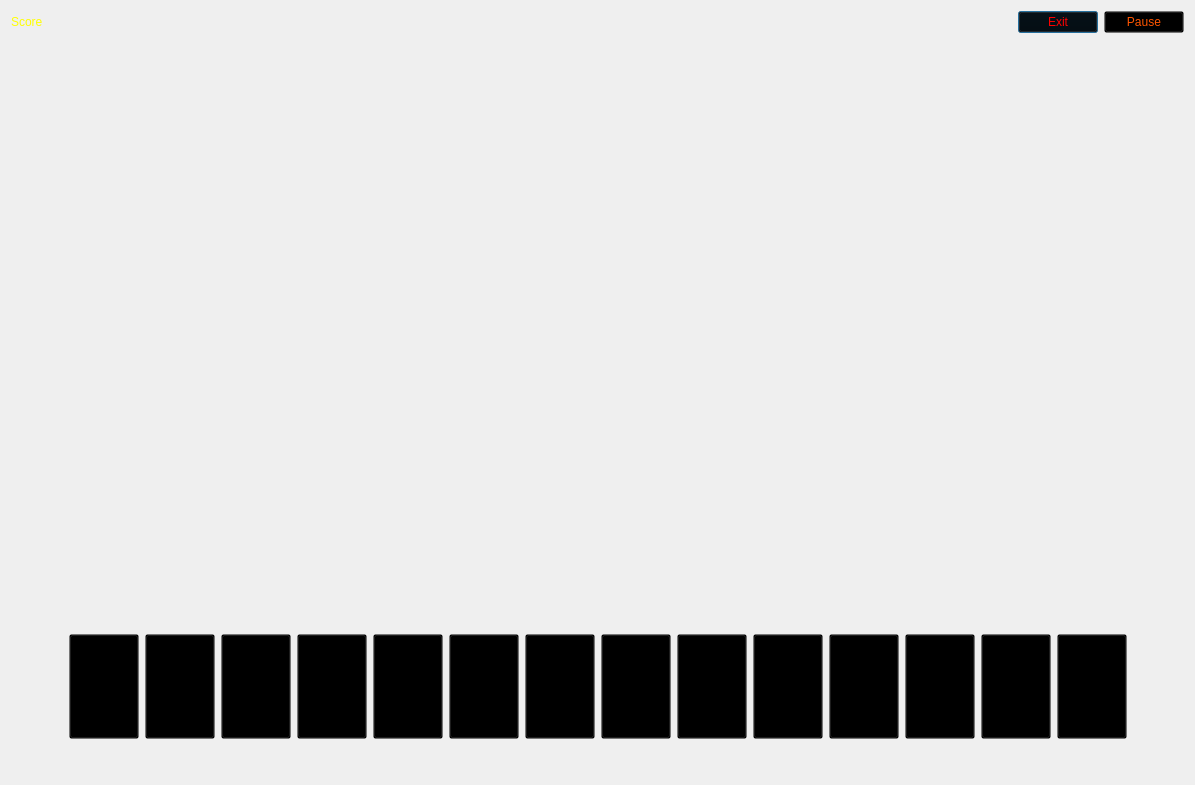
<?xml version="1.0" encoding="UTF-8"?>
<ui version="4.0">
 <class>Game</class>
 <widget class="QDialog" name="Game">
  <property name="geometry">
   <rect>
    <x>0</x>
    <y>0</y>
    <width>1195</width>
    <height>785</height>
   </rect>
  </property>
  <property name="sizePolicy">
   <sizepolicy hsizetype="Maximum" vsizetype="Maximum">
    <horstretch>0</horstretch>
    <verstretch>0</verstretch>
   </sizepolicy>
  </property>
  <property name="windowTitle">
   <string>Game</string>
  </property>
  <property name="windowIcon">
   <iconset resource="../Resource.qrc">
    <normaloff>:/Resource/Icons/gamepad-solid.svg</normaloff>:/Resource/Icons/gamepad-solid.svg</iconset>
  </property>
  <property name="styleSheet">
   <string notr="true">border-image: url(:/Resource/Game/loginBG.jpg);
font: italic 32pt &quot;Monotype Corsiva&quot;;
color: rgb(255, 0, 0);
</string>
  </property>
  <layout class="QGridLayout" name="gridLayout">
   <item row="0" column="0">
    <layout class="QHBoxLayout" name="horizontalLayout_2">
     <item>
      <widget class="QLabel" name="label_2">
       <property name="styleSheet">
        <string notr="true">border-image: url(:/Pictures/Game/Background.png);
background: transparent;
color: rgb(255, 255, 0);</string>
       </property>
       <property name="text">
        <string>Score</string>
       </property>
      </widget>
     </item>
     <item>
      <widget class="QLabel" name="ScoreLabel">
       <property name="styleSheet">
        <string notr="true">border-image: url(:/Pictures/Game/Background.png);
color: rgb(0, 170, 0);
background: transparent;</string>
       </property>
       <property name="text">
        <string/>
       </property>
      </widget>
     </item>
     <item>
      <spacer name="horizontalSpacer_6">
       <property name="orientation">
        <enum>Qt::Horizontal</enum>
       </property>
       <property name="sizeHint" stdset="0">
        <size>
         <width>40</width>
         <height>20</height>
        </size>
       </property>
      </spacer>
     </item>
    </layout>
   </item>
   <item row="0" column="1">
    <layout class="QHBoxLayout" name="horizontalLayout_5">
     <item>
      <spacer name="horizontalSpacer_5">
       <property name="orientation">
        <enum>Qt::Horizontal</enum>
       </property>
       <property name="sizeHint" stdset="0">
        <size>
         <width>40</width>
         <height>20</height>
        </size>
       </property>
      </spacer>
     </item>
     <item>
      <widget class="QPushButton" name="Exit">
       <property name="styleSheet">
        <string notr="true">border-image: url(:/Pictures/Game/Background.png);
background: transparent;
color: rgb(255, 0, 0);</string>
       </property>
       <property name="text">
        <string>Exit</string>
       </property>
      </widget>
     </item>
     <item>
      <widget class="QPushButton" name="Stop">
       <property name="palette">
        <palette>
         <active>
          <colorrole role="WindowText">
           <brush brushstyle="SolidPattern">
            <color alpha="255">
             <red>255</red>
             <green>255</green>
             <blue>255</blue>
            </color>
           </brush>
          </colorrole>
          <colorrole role="Button">
           <brush brushstyle="SolidPattern">
            <color alpha="0">
             <red>0</red>
             <green>0</green>
             <blue>0</blue>
            </color>
           </brush>
          </colorrole>
          <colorrole role="Text">
           <brush brushstyle="SolidPattern">
            <color alpha="255">
             <red>255</red>
             <green>255</green>
             <blue>255</blue>
            </color>
           </brush>
          </colorrole>
          <colorrole role="ButtonText">
           <brush brushstyle="SolidPattern">
            <color alpha="255">
             <red>154</red>
             <green>0</green>
             <blue>0</blue>
            </color>
           </brush>
          </colorrole>
          <colorrole role="Base">
           <brush brushstyle="SolidPattern">
            <color alpha="0">
             <red>0</red>
             <green>0</green>
             <blue>0</blue>
            </color>
           </brush>
          </colorrole>
          <colorrole role="Window">
           <brush brushstyle="SolidPattern">
            <color alpha="0">
             <red>0</red>
             <green>0</green>
             <blue>0</blue>
            </color>
           </brush>
          </colorrole>
          <colorrole role="PlaceholderText">
           <brush brushstyle="SolidPattern">
            <color alpha="128">
             <red>255</red>
             <green>255</green>
             <blue>255</blue>
            </color>
           </brush>
          </colorrole>
         </active>
         <inactive>
          <colorrole role="WindowText">
           <brush brushstyle="SolidPattern">
            <color alpha="255">
             <red>255</red>
             <green>255</green>
             <blue>255</blue>
            </color>
           </brush>
          </colorrole>
          <colorrole role="Button">
           <brush brushstyle="SolidPattern">
            <color alpha="0">
             <red>0</red>
             <green>0</green>
             <blue>0</blue>
            </color>
           </brush>
          </colorrole>
          <colorrole role="Text">
           <brush brushstyle="SolidPattern">
            <color alpha="255">
             <red>255</red>
             <green>255</green>
             <blue>255</blue>
            </color>
           </brush>
          </colorrole>
          <colorrole role="ButtonText">
           <brush brushstyle="SolidPattern">
            <color alpha="255">
             <red>154</red>
             <green>0</green>
             <blue>0</blue>
            </color>
           </brush>
          </colorrole>
          <colorrole role="Base">
           <brush brushstyle="SolidPattern">
            <color alpha="0">
             <red>0</red>
             <green>0</green>
             <blue>0</blue>
            </color>
           </brush>
          </colorrole>
          <colorrole role="Window">
           <brush brushstyle="SolidPattern">
            <color alpha="0">
             <red>0</red>
             <green>0</green>
             <blue>0</blue>
            </color>
           </brush>
          </colorrole>
          <colorrole role="PlaceholderText">
           <brush brushstyle="SolidPattern">
            <color alpha="128">
             <red>255</red>
             <green>255</green>
             <blue>255</blue>
            </color>
           </brush>
          </colorrole>
         </inactive>
         <disabled>
          <colorrole role="WindowText">
           <brush brushstyle="SolidPattern">
            <color alpha="255">
             <red>255</red>
             <green>255</green>
             <blue>255</blue>
            </color>
           </brush>
          </colorrole>
          <colorrole role="Button">
           <brush brushstyle="SolidPattern">
            <color alpha="0">
             <red>0</red>
             <green>0</green>
             <blue>0</blue>
            </color>
           </brush>
          </colorrole>
          <colorrole role="Text">
           <brush brushstyle="SolidPattern">
            <color alpha="255">
             <red>255</red>
             <green>255</green>
             <blue>255</blue>
            </color>
           </brush>
          </colorrole>
          <colorrole role="ButtonText">
           <brush brushstyle="SolidPattern">
            <color alpha="255">
             <red>255</red>
             <green>255</green>
             <blue>255</blue>
            </color>
           </brush>
          </colorrole>
          <colorrole role="Base">
           <brush brushstyle="SolidPattern">
            <color alpha="0">
             <red>0</red>
             <green>0</green>
             <blue>0</blue>
            </color>
           </brush>
          </colorrole>
          <colorrole role="Window">
           <brush brushstyle="SolidPattern">
            <color alpha="0">
             <red>0</red>
             <green>0</green>
             <blue>0</blue>
            </color>
           </brush>
          </colorrole>
          <colorrole role="PlaceholderText">
           <brush brushstyle="SolidPattern">
            <color alpha="128">
             <red>255</red>
             <green>255</green>
             <blue>255</blue>
            </color>
           </brush>
          </colorrole>
         </disabled>
        </palette>
       </property>
       <property name="styleSheet">
        <string notr="true">border-image: url(:/Pictures/Game/Background.png);
background: transparent;
color: rgb(255, 85, 0);</string>
       </property>
       <property name="text">
        <string>Pause</string>
       </property>
      </widget>
     </item>
    </layout>
   </item>
   <item row="1" column="0" colspan="2">
    <widget class="QFrame" name="PlayBox">
     <property name="styleSheet">
      <string notr="true">border-image: url(:/Resource/Game/Background.png);</string>
     </property>
     <layout class="QVBoxLayout" name="verticalLayout_4">
      <item>
       <layout class="QHBoxLayout" name="horizontalLayout_9">
        <item>
         <spacer name="horizontalSpacer_12">
          <property name="orientation">
           <enum>Qt::Horizontal</enum>
          </property>
          <property name="sizeHint" stdset="0">
           <size>
            <width>40</width>
            <height>20</height>
           </size>
          </property>
         </spacer>
        </item>
        <item>
         <layout class="QVBoxLayout" name="verticalLayout_3">
          <item>
           <layout class="QHBoxLayout" name="horizontalLayout_8">
            <item>
             <spacer name="horizontalSpacer_7">
              <property name="orientation">
               <enum>Qt::Horizontal</enum>
              </property>
              <property name="sizeHint" stdset="0">
               <size>
                <width>40</width>
                <height>20</height>
               </size>
              </property>
             </spacer>
            </item>
            <item>
             <widget class="QLabel" name="OpponentName">
              <property name="styleSheet">
               <string notr="true">border-image: url(:/Pictures/Game/Background.png);
background: transparent;</string>
              </property>
              <property name="text">
               <string/>
              </property>
             </widget>
            </item>
            <item>
             <spacer name="horizontalSpacer_11">
              <property name="orientation">
               <enum>Qt::Horizontal</enum>
              </property>
              <property name="sizeHint" stdset="0">
               <size>
                <width>40</width>
                <height>20</height>
               </size>
              </property>
             </spacer>
            </item>
           </layout>
          </item>
          <item>
           <layout class="QHBoxLayout" name="horizontalLayout">
            <item>
             <widget class="QLabel" name="BackCard_1">
              <property name="minimumSize">
               <size>
                <width>70</width>
                <height>105</height>
               </size>
              </property>
              <property name="maximumSize">
               <size>
                <width>70</width>
                <height>105</height>
               </size>
              </property>
              <property name="styleSheet">
               <string notr="true">border-image: url(:/Resource/Cards/backskin.png);
background: transparent;</string>
              </property>
              <property name="text">
               <string/>
              </property>
             </widget>
            </item>
            <item>
             <widget class="QLabel" name="BackCard_2">
              <property name="minimumSize">
               <size>
                <width>70</width>
                <height>105</height>
               </size>
              </property>
              <property name="maximumSize">
               <size>
                <width>70</width>
                <height>105</height>
               </size>
              </property>
              <property name="styleSheet">
               <string notr="true">border-image: url(:/Resource/Cards/backskin.png);
background: transparent;</string>
              </property>
              <property name="text">
               <string/>
              </property>
             </widget>
            </item>
            <item>
             <widget class="QLabel" name="BackCard_3">
              <property name="minimumSize">
               <size>
                <width>70</width>
                <height>105</height>
               </size>
              </property>
              <property name="maximumSize">
               <size>
                <width>70</width>
                <height>105</height>
               </size>
              </property>
              <property name="styleSheet">
               <string notr="true">border-image: url(:/Resource/Cards/backskin.png);
background: transparent;</string>
              </property>
              <property name="text">
               <string/>
              </property>
             </widget>
            </item>
            <item>
             <widget class="QLabel" name="BackCard_4">
              <property name="minimumSize">
               <size>
                <width>70</width>
                <height>105</height>
               </size>
              </property>
              <property name="maximumSize">
               <size>
                <width>70</width>
                <height>105</height>
               </size>
              </property>
              <property name="styleSheet">
               <string notr="true">border-image: url(:/Resource/Cards/backskin.png);
background: transparent;</string>
              </property>
              <property name="text">
               <string/>
              </property>
             </widget>
            </item>
            <item>
             <widget class="QLabel" name="BackCard_5">
              <property name="minimumSize">
               <size>
                <width>70</width>
                <height>105</height>
               </size>
              </property>
              <property name="maximumSize">
               <size>
                <width>70</width>
                <height>105</height>
               </size>
              </property>
              <property name="styleSheet">
               <string notr="true">border-image: url(:/Resource/Cards/backskin.png);
background: transparent;</string>
              </property>
              <property name="text">
               <string/>
              </property>
             </widget>
            </item>
            <item>
             <widget class="QLabel" name="BackCard_6">
              <property name="minimumSize">
               <size>
                <width>70</width>
                <height>105</height>
               </size>
              </property>
              <property name="maximumSize">
               <size>
                <width>70</width>
                <height>105</height>
               </size>
              </property>
              <property name="styleSheet">
               <string notr="true">border-image: url(:/Resource/Cards/backskin.png);
background: transparent;</string>
              </property>
              <property name="text">
               <string/>
              </property>
             </widget>
            </item>
            <item>
             <widget class="QLabel" name="BackCard_7">
              <property name="minimumSize">
               <size>
                <width>70</width>
                <height>105</height>
               </size>
              </property>
              <property name="maximumSize">
               <size>
                <width>70</width>
                <height>105</height>
               </size>
              </property>
              <property name="styleSheet">
               <string notr="true">border-image: url(:/Resource/Cards/backskin.png);
background: transparent;</string>
              </property>
              <property name="text">
               <string/>
              </property>
             </widget>
            </item>
            <item>
             <widget class="QLabel" name="BackCard_8">
              <property name="minimumSize">
               <size>
                <width>70</width>
                <height>105</height>
               </size>
              </property>
              <property name="maximumSize">
               <size>
                <width>70</width>
                <height>105</height>
               </size>
              </property>
              <property name="styleSheet">
               <string notr="true">border-image: url(:/Resource/Cards/backskin.png);
background: transparent;</string>
              </property>
              <property name="text">
               <string/>
              </property>
             </widget>
            </item>
            <item>
             <widget class="QLabel" name="BackCard_9">
              <property name="minimumSize">
               <size>
                <width>70</width>
                <height>105</height>
               </size>
              </property>
              <property name="maximumSize">
               <size>
                <width>70</width>
                <height>105</height>
               </size>
              </property>
              <property name="styleSheet">
               <string notr="true">border-image: url(:/Resource/Cards/backskin.png);
background: transparent;</string>
              </property>
              <property name="text">
               <string/>
              </property>
             </widget>
            </item>
            <item>
             <widget class="QLabel" name="BackCard_10">
              <property name="minimumSize">
               <size>
                <width>70</width>
                <height>105</height>
               </size>
              </property>
              <property name="maximumSize">
               <size>
                <width>70</width>
                <height>105</height>
               </size>
              </property>
              <property name="styleSheet">
               <string notr="true">border-image: url(:/Resource/Cards/backskin.png);
background: transparent;</string>
              </property>
              <property name="text">
               <string/>
              </property>
             </widget>
            </item>
            <item>
             <widget class="QLabel" name="BackCard_11">
              <property name="minimumSize">
               <size>
                <width>70</width>
                <height>105</height>
               </size>
              </property>
              <property name="maximumSize">
               <size>
                <width>70</width>
                <height>105</height>
               </size>
              </property>
              <property name="styleSheet">
               <string notr="true">border-image: url(:/Resource/Cards/backskin.png);
background: transparent;</string>
              </property>
              <property name="text">
               <string/>
              </property>
             </widget>
            </item>
            <item>
             <widget class="QLabel" name="BackCard_12">
              <property name="minimumSize">
               <size>
                <width>70</width>
                <height>105</height>
               </size>
              </property>
              <property name="maximumSize">
               <size>
                <width>70</width>
                <height>105</height>
               </size>
              </property>
              <property name="styleSheet">
               <string notr="true">border-image: url(:/Resource/Cards/backskin.png);
background: transparent;</string>
              </property>
              <property name="text">
               <string/>
              </property>
             </widget>
            </item>
            <item>
             <widget class="QLabel" name="BackCard_13">
              <property name="minimumSize">
               <size>
                <width>70</width>
                <height>105</height>
               </size>
              </property>
              <property name="maximumSize">
               <size>
                <width>70</width>
                <height>105</height>
               </size>
              </property>
              <property name="styleSheet">
               <string notr="true">border-image: url(:/Resource/Cards/backskin.png);
background: transparent;</string>
              </property>
              <property name="text">
               <string/>
              </property>
             </widget>
            </item>
            <item>
             <widget class="QLabel" name="BackCard_14">
              <property name="minimumSize">
               <size>
                <width>70</width>
                <height>105</height>
               </size>
              </property>
              <property name="maximumSize">
               <size>
                <width>70</width>
                <height>105</height>
               </size>
              </property>
              <property name="styleSheet">
               <string notr="true">border-image: url(:/Resource/Cards/backskin.png);
background: transparent;</string>
              </property>
              <property name="text">
               <string/>
              </property>
             </widget>
            </item>
           </layout>
          </item>
         </layout>
        </item>
        <item>
         <spacer name="horizontalSpacer_13">
          <property name="orientation">
           <enum>Qt::Horizontal</enum>
          </property>
          <property name="sizeHint" stdset="0">
           <size>
            <width>40</width>
            <height>20</height>
           </size>
          </property>
         </spacer>
        </item>
       </layout>
      </item>
      <item>
       <layout class="QHBoxLayout" name="horizontalLayout_4">
        <item>
         <spacer name="horizontalSpacer_3">
          <property name="orientation">
           <enum>Qt::Horizontal</enum>
          </property>
          <property name="sizeHint" stdset="0">
           <size>
            <width>40</width>
            <height>20</height>
           </size>
          </property>
         </spacer>
        </item>
        <item>
         <layout class="QVBoxLayout" name="verticalLayout">
          <item>
           <spacer name="verticalSpacer_2">
            <property name="orientation">
             <enum>Qt::Vertical</enum>
            </property>
            <property name="sizeHint" stdset="0">
             <size>
              <width>20</width>
              <height>40</height>
             </size>
            </property>
           </spacer>
          </item>
          <item>
           <widget class="QLabel" name="OpponentCard">
            <property name="minimumSize">
             <size>
              <width>70</width>
              <height>105</height>
             </size>
            </property>
            <property name="maximumSize">
             <size>
              <width>70</width>
              <height>105</height>
             </size>
            </property>
            <property name="styleSheet">
             <string notr="true">border-image: none;</string>
            </property>
            <property name="text">
             <string/>
            </property>
           </widget>
          </item>
          <item>
           <widget class="QLabel" name="KingCard">
            <property name="minimumSize">
             <size>
              <width>70</width>
              <height>105</height>
             </size>
            </property>
            <property name="maximumSize">
             <size>
              <width>70</width>
              <height>105</height>
             </size>
            </property>
            <property name="styleSheet">
             <string notr="true">border-image: none;</string>
            </property>
            <property name="text">
             <string/>
            </property>
           </widget>
          </item>
          <item>
           <spacer name="verticalSpacer_3">
            <property name="orientation">
             <enum>Qt::Vertical</enum>
            </property>
            <property name="sizeHint" stdset="0">
             <size>
              <width>20</width>
              <height>40</height>
             </size>
            </property>
           </spacer>
          </item>
         </layout>
        </item>
        <item>
         <spacer name="horizontalSpacer_4">
          <property name="orientation">
           <enum>Qt::Horizontal</enum>
          </property>
          <property name="sizeHint" stdset="0">
           <size>
            <width>40</width>
            <height>20</height>
           </size>
          </property>
         </spacer>
        </item>
       </layout>
      </item>
      <item>
       <layout class="QHBoxLayout" name="horizontalLayout_7">
        <item>
         <spacer name="horizontalSpacer_9">
          <property name="orientation">
           <enum>Qt::Horizontal</enum>
          </property>
          <property name="sizeHint" stdset="0">
           <size>
            <width>40</width>
            <height>20</height>
           </size>
          </property>
         </spacer>
        </item>
        <item>
         <layout class="QVBoxLayout" name="verticalLayout_2">
          <item>
           <layout class="QHBoxLayout" name="horizontalLayout_3">
            <item>
             <widget class="QPushButton" name="Card1">
              <property name="sizePolicy">
               <sizepolicy hsizetype="Fixed" vsizetype="Fixed">
                <horstretch>0</horstretch>
                <verstretch>0</verstretch>
               </sizepolicy>
              </property>
              <property name="minimumSize">
               <size>
                <width>70</width>
                <height>105</height>
               </size>
              </property>
              <property name="maximumSize">
               <size>
                <width>70</width>
                <height>105</height>
               </size>
              </property>
              <property name="styleSheet">
               <string notr="true">border-image: url(:/Pictures/Game/Background.png);
background: transparent;</string>
              </property>
              <property name="text">
               <string/>
              </property>
              <property name="flat">
               <bool>false</bool>
              </property>
             </widget>
            </item>
            <item>
             <widget class="QPushButton" name="Card2">
              <property name="minimumSize">
               <size>
                <width>70</width>
                <height>105</height>
               </size>
              </property>
              <property name="maximumSize">
               <size>
                <width>70</width>
                <height>105</height>
               </size>
              </property>
              <property name="styleSheet">
               <string notr="true">border-image: url(:/Pictures/Game/Background.png);
background: transparent;</string>
              </property>
              <property name="text">
               <string/>
              </property>
             </widget>
            </item>
            <item>
             <widget class="QPushButton" name="Card3">
              <property name="minimumSize">
               <size>
                <width>70</width>
                <height>105</height>
               </size>
              </property>
              <property name="maximumSize">
               <size>
                <width>70</width>
                <height>105</height>
               </size>
              </property>
              <property name="styleSheet">
               <string notr="true">border-image: url(:/Pictures/Game/Background.png);
background: transparent;</string>
              </property>
              <property name="text">
               <string/>
              </property>
             </widget>
            </item>
            <item>
             <widget class="QPushButton" name="Card4">
              <property name="minimumSize">
               <size>
                <width>70</width>
                <height>105</height>
               </size>
              </property>
              <property name="maximumSize">
               <size>
                <width>70</width>
                <height>105</height>
               </size>
              </property>
              <property name="styleSheet">
               <string notr="true">border-image: url(:/Pictures/Game/Background.png);
background: transparent;</string>
              </property>
              <property name="text">
               <string/>
              </property>
             </widget>
            </item>
            <item>
             <widget class="QPushButton" name="Card5">
              <property name="minimumSize">
               <size>
                <width>70</width>
                <height>105</height>
               </size>
              </property>
              <property name="maximumSize">
               <size>
                <width>70</width>
                <height>105</height>
               </size>
              </property>
              <property name="styleSheet">
               <string notr="true">border-image: url(:/Pictures/Game/Background.png);
background: transparent;</string>
              </property>
              <property name="text">
               <string/>
              </property>
             </widget>
            </item>
            <item>
             <widget class="QPushButton" name="Card6">
              <property name="minimumSize">
               <size>
                <width>70</width>
                <height>105</height>
               </size>
              </property>
              <property name="maximumSize">
               <size>
                <width>70</width>
                <height>105</height>
               </size>
              </property>
              <property name="styleSheet">
               <string notr="true">border-image: url(:/Pictures/Game/Background.png);
background: transparent;</string>
              </property>
              <property name="text">
               <string/>
              </property>
             </widget>
            </item>
            <item>
             <widget class="QPushButton" name="Card7">
              <property name="minimumSize">
               <size>
                <width>70</width>
                <height>105</height>
               </size>
              </property>
              <property name="maximumSize">
               <size>
                <width>70</width>
                <height>105</height>
               </size>
              </property>
              <property name="styleSheet">
               <string notr="true">border-image: url(:/Pictures/Game/Background.png);
background: transparent;</string>
              </property>
              <property name="text">
               <string/>
              </property>
             </widget>
            </item>
            <item>
             <widget class="QPushButton" name="Card8">
              <property name="minimumSize">
               <size>
                <width>70</width>
                <height>105</height>
               </size>
              </property>
              <property name="maximumSize">
               <size>
                <width>70</width>
                <height>105</height>
               </size>
              </property>
              <property name="styleSheet">
               <string notr="true">border-image: url(:/Pictures/Game/Background.png);
background: transparent;</string>
              </property>
              <property name="text">
               <string/>
              </property>
             </widget>
            </item>
            <item>
             <widget class="QPushButton" name="Card9">
              <property name="minimumSize">
               <size>
                <width>70</width>
                <height>105</height>
               </size>
              </property>
              <property name="maximumSize">
               <size>
                <width>70</width>
                <height>105</height>
               </size>
              </property>
              <property name="styleSheet">
               <string notr="true">border-image: url(:/Pictures/Game/Background.png);
background: transparent;</string>
              </property>
              <property name="text">
               <string/>
              </property>
             </widget>
            </item>
            <item>
             <widget class="QPushButton" name="Card10">
              <property name="minimumSize">
               <size>
                <width>70</width>
                <height>105</height>
               </size>
              </property>
              <property name="maximumSize">
               <size>
                <width>70</width>
                <height>105</height>
               </size>
              </property>
              <property name="styleSheet">
               <string notr="true">border-image: url(:/Pictures/Game/Background.png);
background: transparent;</string>
              </property>
              <property name="text">
               <string/>
              </property>
             </widget>
            </item>
            <item>
             <widget class="QPushButton" name="Card11">
              <property name="minimumSize">
               <size>
                <width>70</width>
                <height>105</height>
               </size>
              </property>
              <property name="maximumSize">
               <size>
                <width>70</width>
                <height>105</height>
               </size>
              </property>
              <property name="styleSheet">
               <string notr="true">border-image: url(:/Pictures/Game/Background.png);
background: transparent;</string>
              </property>
              <property name="text">
               <string/>
              </property>
             </widget>
            </item>
            <item>
             <widget class="QPushButton" name="Card12">
              <property name="minimumSize">
               <size>
                <width>70</width>
                <height>105</height>
               </size>
              </property>
              <property name="maximumSize">
               <size>
                <width>70</width>
                <height>105</height>
               </size>
              </property>
              <property name="styleSheet">
               <string notr="true">border-image: url(:/Pictures/Game/Background.png);
background: transparent;</string>
              </property>
              <property name="text">
               <string/>
              </property>
             </widget>
            </item>
            <item>
             <widget class="QPushButton" name="Card13">
              <property name="minimumSize">
               <size>
                <width>70</width>
                <height>105</height>
               </size>
              </property>
              <property name="maximumSize">
               <size>
                <width>70</width>
                <height>105</height>
               </size>
              </property>
              <property name="styleSheet">
               <string notr="true">border-image: url(:/Pictures/Game/Background.png);
background: transparent;</string>
              </property>
              <property name="text">
               <string/>
              </property>
             </widget>
            </item>
            <item>
             <widget class="QPushButton" name="Card14">
              <property name="minimumSize">
               <size>
                <width>70</width>
                <height>105</height>
               </size>
              </property>
              <property name="maximumSize">
               <size>
                <width>70</width>
                <height>105</height>
               </size>
              </property>
              <property name="styleSheet">
               <string notr="true">border-image: url(:/Pictures/Game/Background.png);
background: transparent;</string>
              </property>
              <property name="text">
               <string/>
              </property>
             </widget>
            </item>
           </layout>
          </item>
          <item>
           <layout class="QHBoxLayout" name="horizontalLayout_6">
            <item>
             <spacer name="horizontalSpacer">
              <property name="orientation">
               <enum>Qt::Horizontal</enum>
              </property>
              <property name="sizeHint" stdset="0">
               <size>
                <width>40</width>
                <height>20</height>
               </size>
              </property>
             </spacer>
            </item>
            <item>
             <widget class="QLabel" name="KingName">
              <property name="styleSheet">
               <string notr="true">border-image: url(:/Pictures/Game/Background.png);
background: transparent;</string>
              </property>
              <property name="text">
               <string/>
              </property>
             </widget>
            </item>
            <item>
             <spacer name="horizontalSpacer_2">
              <property name="orientation">
               <enum>Qt::Horizontal</enum>
              </property>
              <property name="sizeHint" stdset="0">
               <size>
                <width>40</width>
                <height>20</height>
               </size>
              </property>
             </spacer>
            </item>
           </layout>
          </item>
         </layout>
        </item>
        <item>
         <spacer name="horizontalSpacer_10">
          <property name="orientation">
           <enum>Qt::Horizontal</enum>
          </property>
          <property name="sizeHint" stdset="0">
           <size>
            <width>40</width>
            <height>20</height>
           </size>
          </property>
         </spacer>
        </item>
       </layout>
      </item>
     </layout>
    </widget>
   </item>
  </layout>
 </widget>
 <resources>
  <include location="../Resource.qrc"/>
 </resources>
 <connections/>
</ui>
